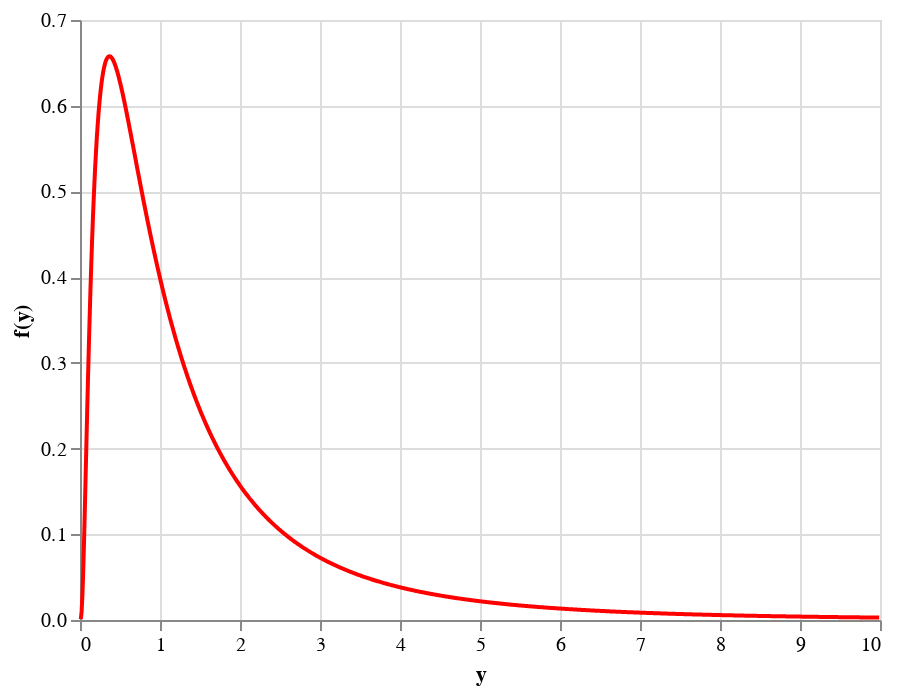

Here is the notebook cell this chart was saved with:
### Code cell
true_chart = alt.Chart(data).mark_line(color='red').encode(
        x=alt.X('x', axis=alt.Axis( title='y')),
        y=alt.Y('y', axis=alt.Axis(title='f(y)')),
    )

true_chart

### Figure 1 — Vega-Lite specification as saved in the notebook (floating-point values rounded to 4 significant figures; data arrays with more than 128 entries replaced by an {"elided": "..."} marker saying what was removed)
{"config": {"view": {"continuousWidth": 400, "continuousHeight": 300}}, "data": {"name": "data-9b4fc8fcf672ceb776f5b1b6ce02566c"}, "mark": {"type": "line", "color": "red"}, "encoding": {"x": {"type": "quantitative", "axis": {"title": "y"}, "field": "x"}, "y": {"type": "quantitative", "axis": {"title": "f(y)"}, "field": "y"}}, "$schema": "https://vega.github.io/schema/vega-lite/v4.8.1.json", "datasets": {"data-9b4fc8fcf672ceb776f5b1b6ce02566c": {"elided": "999 records"}}}
